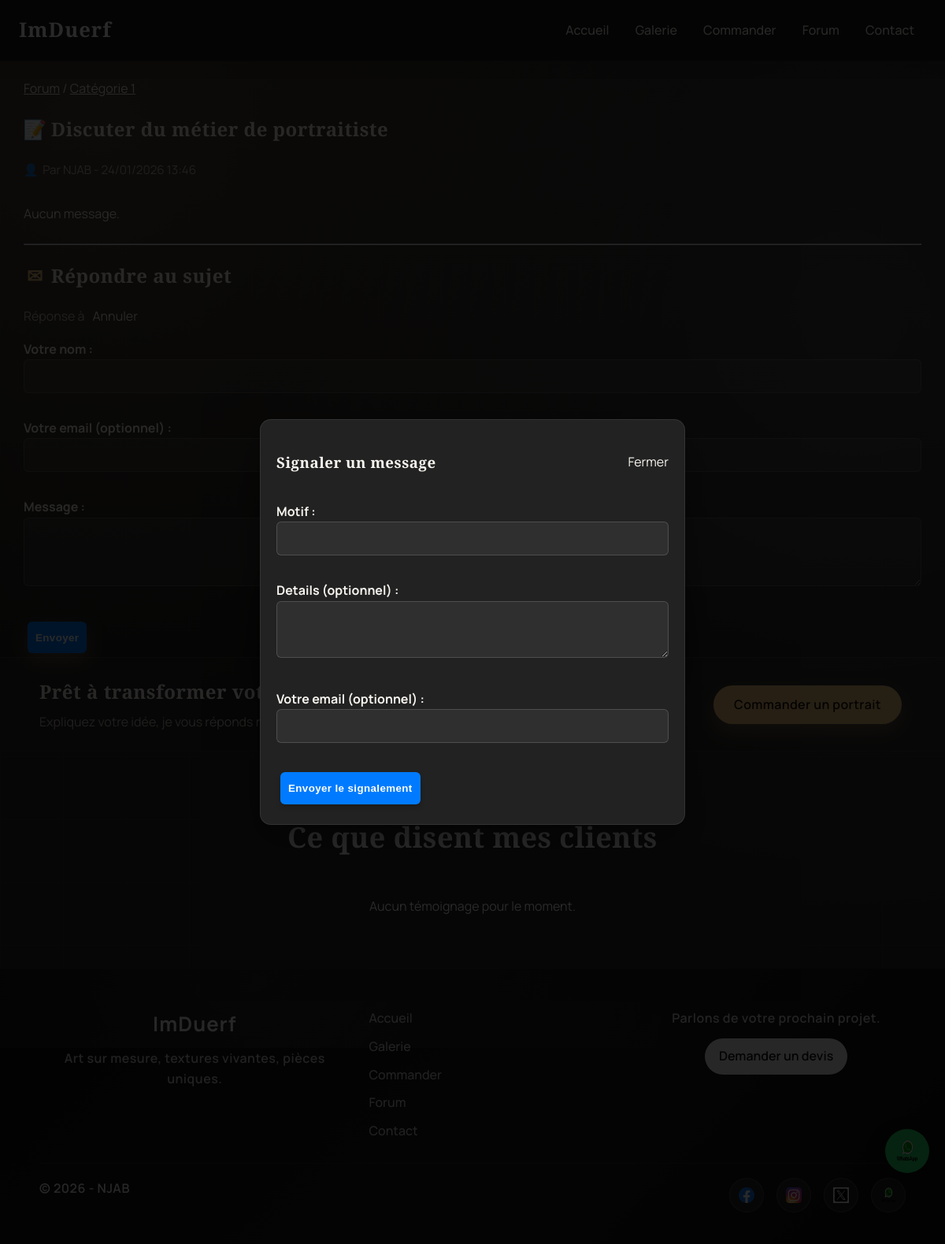
Screenshot of /forum/1/topic/2/ with the database file from the repository.
### portfolio/models.py (models this page shows, shortened)
class ForumCategory(models.Model):
    nom = models.CharField(max_length=100)
    description = models.TextField(blank=True)
    created_at = models.DateTimeField(auto_now_add=True)
    class Meta:
        ordering = ['nom']
        verbose_name = "Cat\u00e9gorie du forum"
        verbose_name_plural = "Cat\u00e9gories du forum"

class ForumTopic(models.Model):
    categorie = models.ForeignKey(ForumCategory, on_delete=models.CASCADE, related_name='topics')
    titre = models.CharField(max_length=200)
    auteur_nom = models.CharField(max_length=100)
    auteur_email = models.EmailField(blank=True, null=True)
    created_at = models.DateTimeField(auto_now_add=True)
    updated_at = models.DateTimeField(auto_now=True)
    class Meta:
        ordering = ['-updated_at']
        verbose_name = "Sujet du forum"
        verbose_name_plural = "Sujets du forum"

### portfolio/views.py (the view, shortened to what this page needs)
# urls.py: path('forum/<int:categorie_id>/topic/<int:topic_id>/', views.forum_topic, name='forum_topic'),
def forum_topic(request, categorie_id, topic_id):
    categorie = get_object_or_404(ForumCategory, pk=categorie_id)
    topic = get_object_or_404(ForumTopic, pk=topic_id, categorie=categorie)
    posts = ForumPost.objects.filter(topic=topic, parent__isnull=True).order_by('created_at')
    reply_form = ForumPostForm()
    return render(request, 'forum_topic.html', {
        'categorie': categorie,
        'topic': topic,
        'posts': posts,
        'reply_form': reply_form,
        'report_form': ForumReportForm(),
    })

### portfolio/forms.py
class ForumPostForm(forms.ModelForm):
    class Meta:
        model = ForumPost
        fields = ['auteur_nom', 'auteur_email', 'message',]
        labels = {
            'auteur_nom': 'Votre nom',
            'auteur_email': 'Votre email (optionnel)',
            'message': 'Message',
        }
        widgets = {
            'message': forms.Textarea(attrs={'rows': 4}),
        }

class ForumReportForm(forms.ModelForm):
    class Meta:
        model = ForumReport
        fields = ['motif', 'details', 'email']
        labels = {
            'motif': 'Motif',
            'details': 'Details (optionnel)',
            'email': 'Votre email (optionnel)',
        }
        widgets = {
            'details': forms.Textarea(attrs={'rows': 3}),
        }

### portfolio/context_processors.py (called while the page is built)
def testimonials_context(request):
    return {
        'testimonials': Testimonial.objects.all()
    }

### templates/forum_topic.html (shortened to what this page needs)
{% extends 'base.html' %}
{% block content %}
<section class="section">
    <div class="section-inner">
        <p>
            <a href="{% url 'forum_index' %}">Forum</a> /
            <a href="{% url 'forum_category' categorie.id %}">{{ categorie.nom }}</a>
        </p>
        <h1><span class="icon">&#128221;</span>{{ topic.titre }}</h1>
        <p class="forum-meta"><span class="icon">&#128100;</span>Par {{ topic.auteur_nom }} - {{ topic.created_at|date:"d/m/Y H:i" }}</p>
        <div class="forum-thread">
            {% for p in posts %}
                {% include "forum_post.html" with post=p %}
            {% empty %}
            <p>Aucun message.</p>
            {% endfor %}
        </div>
        <hr>
        <div class="topic-reply" id="topic-reply">
            <h2 id="reply-heading"><span class="icon">&#9993;</span>R&eacute;pondre au sujet</h2>
            <div class="reply-context" id="reply-context" hidden>
                <span>R&eacute;ponse &agrave; <strong id="reply-context-name"></strong></span>
                <button type="button" class="link-button" id="reply-context-clear">Annuler</button>
            </div>
            <div id="reply-home"></div>
            <div id="reply-form-wrapper">
                <form method="post" class="form-style" id="reply-form">
                    {{ reply_form.as_p }}
                    <button type="submit" class="btn btn-primary">Envoyer</button>
                </form>
            </div>
        </div>
    </div>
</section>
<div class="modal" id="reply-modal" hidden>
    <div class="modal-card" role="dialog" aria-modal="true" aria-labelledby="reply-modal-title">
        <div class="modal-header">
            <h3 id="reply-modal-title">R&eacute;pondre</h3>
            <button type="button" class="link-button" data-modal-close="reply-modal">Fermer</button>
        </div>
    </div>
</div>
<div class="modal" id="report-modal" hidden>
    <div class="modal-card" role="dialog" aria-modal="true" aria-labelledby="report-modal-title">
        <div class="modal-header">
            <h3 id="report-modal-title">Signaler un message</h3>
            <button type="button" class="link-button" data-modal-close="report-modal">Fermer</button>
        </div>
        <form method="post" class="form-style" id="report-form">
            {{ report_form.as_p }}
            <button type="submit" class="btn btn-secondary">Envoyer le signalement</button>
        </form>
    </div>
</div>
{% endblock %}

### static/css/style.css (style rules this page uses)
.btn-primary, .btn-secondary { padding: 10px 20px; border: none; text-decoration: none; border-radius: 5px; margin: 5px; font-weight: bold; }
.btn-primary { background-color: #28a745; color: white; }
.btn-secondary { background-color: transparent; border: 2px solid white; color: white; }
.btn-primary, .btn-secondary, .btn-outline-danger { padding: 12px 25px; border: none; text-decoration: none; border-radius: 5px; margin: 5px; font-weight: bold; box-shadow: 0 4px 6px rgba(0,0,0,0.2); transition: transform 0.3s, box-shadow 0.3s; }
.form-style label { font-weight: bold; margin-top: 1rem; display: block; }
.form-style input, .form-style select, .form-style textarea { width: 100%; padding: 0.8rem; margin-bottom: 1rem; border: 1px solid #ccc; border-radius: 6px; }
.form-style button.btn { padding: 0.8rem 10px; background-color: #007bff; border: none; border-radius: 6px; color: white; font-weight: bold; cursor: pointer; }
:root { --bg: #161616; --bg-alt: #222222; --card: #2a2a2a; --text: #f7f4ef; --muted: #c3bdb3; --accent: #f0c27b; --accent-strong: #ffd08a; --line: rgba(255, 255, 255, 0.08); --shadow: 0 18px 40px rgba(0, 0, 0, 0.35); --font-body: "Manrope", "Segoe UI", sans-serif; --font-display: "Playfair Display", "Times New Roman", serif; }
*, *::before, *::after { box-sizing: border-box; }
body { margin: 0; font-family: var(--font-body); color: var(--text); background: radial-gradient(circle at 10% 10%, rgba(240, 194, 123, 0.18), transparent 42%), radial-gradient(circle at 90% 25%, rgba(255, 255, 255, 0.12), transparent 48%), var(--bg); line-height: 1.6; }
body::before { content: ""; position: fixed; inset: 0; background-image: linear-gradient(rgba(255, 255, 255, 0.03) 1px, transparent 1px), linear-gradient(90deg, rgba(255, 255, 255, 0.03) 1px, transparent 1px); background-size: 80px 80px; opacity: 0.25; pointer-events: none; z-index: -1; }
h1, h2, h3 { font-family: var(--font-display); letter-spacing: 0.5px; }
a { color: var(--text); }
section { padding: 0px 30px; background: rgba(255, 255, 255, 0.04); }
.forum-thread { display: flex; flex-direction: column; gap: 16px; }
.forum-meta { color: var(--muted); font-size: 0.95rem; }
.icon { display: inline-flex; width: 1.2em; justify-content: center; margin-right: 6px; color: var(--accent); }
.link-button { background: transparent; border: none; color: var(--text); cursor: pointer; padding: 0; font: inherit; display: inline-flex; align-items: center; gap: 4px; }
.reply-context { display: flex; align-items: center; gap: 10px; margin-bottom: 12px; color: var(--muted); }
.modal { position: fixed; inset: 0; display: flex; align-items: center; justify-content: center; z-index: 2000; }
.modal-card { position: relative; width: min(540px, 90vw); max-height: 90vh; overflow-y: auto; background: var(--bg-alt); border: 1px solid var(--line); border-radius: 14px; padding: 20px; box-shadow: var(--shadow); z-index: 1; }
.modal-header { display: flex; align-items: center; justify-content: space-between; gap: 12px; }
.btn, .btn-primary, .btn-secondary, .btn-outline-danger { padding: 12px 26px; border-radius: 999px; font-weight: 600; letter-spacing: 0.4px; transition: transform 0.2s ease, box-shadow 0.2s ease, background 0.2s ease; }
.btn { background: var(--accent); color: #1a1208; text-decoration: none; display: inline-flex; align-items: center; justify-content: center; gap: 8px; }
.btn-primary { background: var(--accent); color: #1a1208; box-shadow: 0 10px 24px rgba(210, 166, 107, 0.35); }
.btn-secondary { border: 1px solid rgba(255, 255, 255, 0.4); color: var(--text); background: transparent; }
.form-style input, .form-style select, .form-style textarea { background: rgba(255, 255, 255, 0.06); color: var(--text); border: 1px solid rgba(255, 255, 255, 0.15); }

### rows the page displays
ForumCategory: nom "Catégorie 1"
ForumTopic: titre "Discuter du métier de portraitiste", auteur_nom "NJAB", created_at "24/01/2026 13:46"
